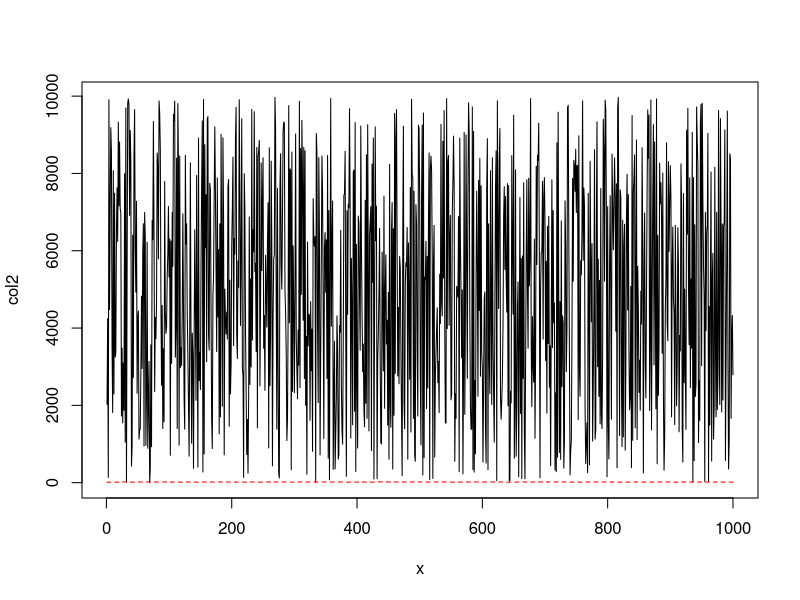
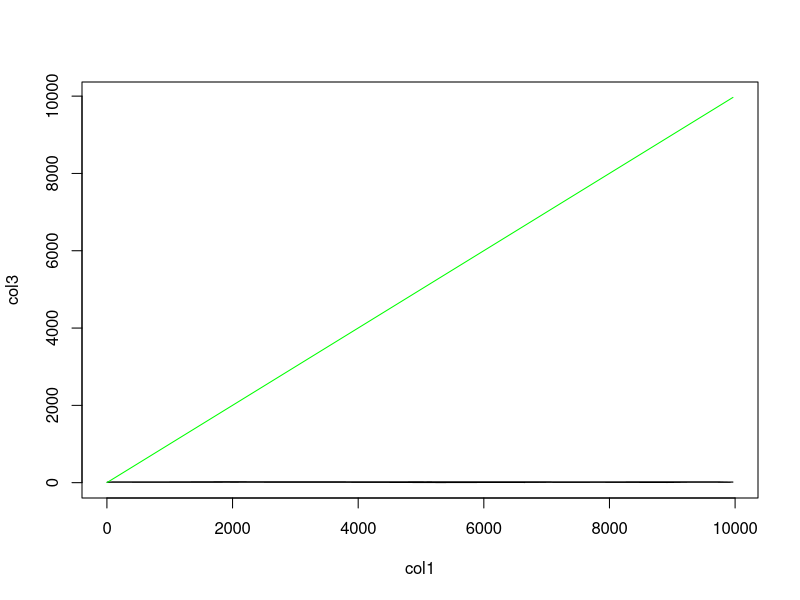

Recreate these plots in R, in order.
setwd(dir = "~/Git_Projects/AB2_P2_2017_1/Plotagem")
data <- read.table("out.txt")

col2 <- data[,2]
col3 <- data[,3]

x <- 1:length(col2)

plot(x,col2, type='l', ylim=c(min(col2,col3),max(col2,col3)))
points(col3, type='l', col='red', lty=2)


setwd(dir = "~/Git_Projects/AB2_P2_2017_1/Plotagem")
data <- read.table("out.txt")

col2 <- data[,2]
col3 <- data[,3]
col1 <- data[,1]

plot(col1,col3, type='l', ylim=c(min(col2,col3),max(col2,col3)))
lines(col1,col2,col='green')